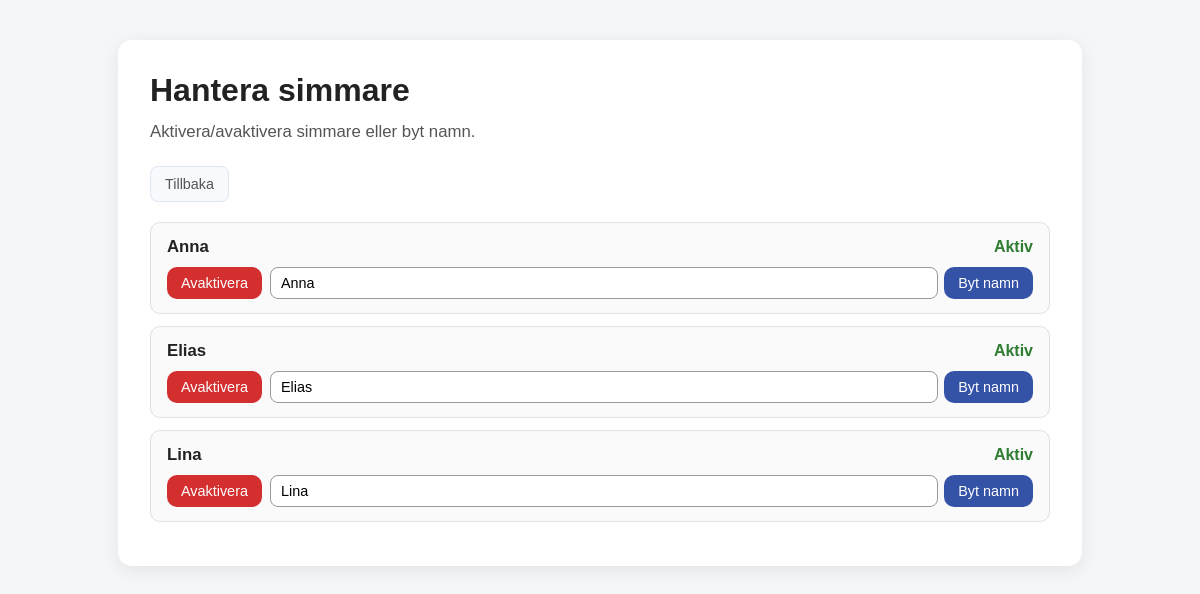
/manage-swimmers (signed in), run on an earlier commit of the app's database.
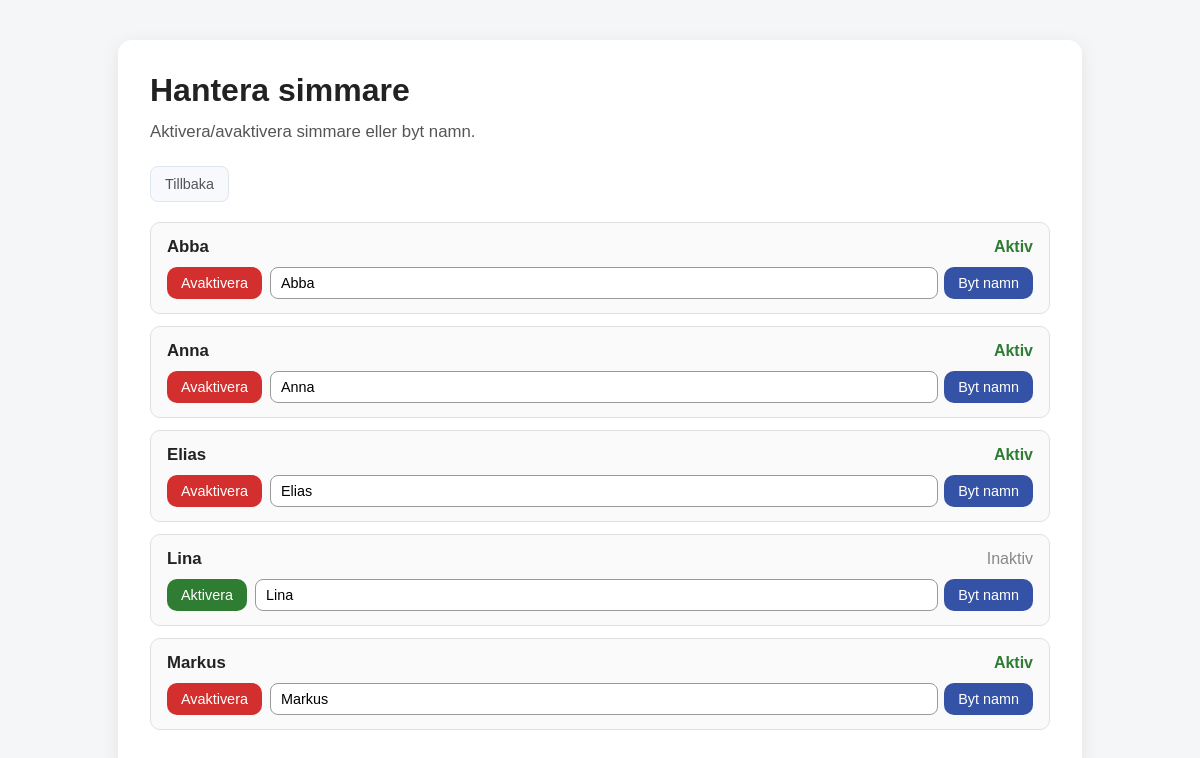
And on a later commit of the database.
### models.py (models this page shows, shortened)
class Swimmer(db.Model):
    id = db.Column(db.Integer, primary_key=True)
    name = db.Column(db.String(100), unique=True, nullable=False)
    is_active = db.Column(db.Boolean, nullable=False, default=True)
    results = db.relationship("KlockanResult", backref="swimmer", lazy=True)

### app.py (the view)
@app.route("/manage-swimmers")
@login_required
def manage_swimmers():
    swimmers = Swimmer.query.order_by(Swimmer.name).all()
    message = session.pop("manage_swimmer_message", "")
    return render_template("manage_swimmers.html", swimmers=swimmers, message=message)

### app.py (called while the page is built)
@login_manager.user_loader
def load_user(user_id):
    return User.query.get(int(user_id))

@app.context_processor
def inject_labels():
    return {
        "stroke_labels": STROKE_LABELS,
        "pool_length_labels": POOL_LENGTH_LABELS,
    }

### templates/manage_swimmers.html (shortened to what this page needs)
<!DOCTYPE html>
<html lang="sv">
<head>
    <link rel="stylesheet" href="{{ url_for('static', filename='style.css') }}">
</head>
<body>
    <div class="container">
        <h1>Hantera simmare</h1>
        <p class="page-subtitle">Aktivera/avaktivera simmare eller byt namn.</p>
        <a href="{{ url_for('manage_hub') }}" class="back-box">Tillbaka</a>
        {% if swimmers %}
            <ul class="swimmer-manage-list">
                {% for swimmer in swimmers %}
                    <li class="swimmer-manage-item">
                        <div class="swimmer-manage-header">
                            <span class="swimmer-manage-name">{{ swimmer.name }}</span>
                            {% if swimmer.is_active %}
                                <span class="status-active">Aktiv</span>
                            {% else %}
                                <span class="status-inactive">Inaktiv</span>
                            {% endif %}
                        </div>
                        <div class="swimmer-manage-actions">
                            <form method="POST" action="{{ url_for('toggle_swimmer_active') }}">
                                {% if swimmer.is_active %}
                                    <button type="submit" class="deactivate-button">Avaktivera</button>
                                {% else %}
                                    <button type="submit" class="activate-button">Aktivera</button>
                                {% endif %}
                            </form>
                            <form method="POST" action="{{ url_for('rename_swimmer') }}" class="rename-form" id="rename-form-{{ swimmer.id }}">
                                <input type="text" name="new_name" value="{{ swimmer.name }}" required
                                       id="new-name-{{ swimmer.id }}" data-current-name="{{ swimmer.name }}">
                                <button type="button" class="edit-button" onclick="showRenameConfirm({{ swimmer.id }})">Byt namn</button>
                            </form>
                        </div>
                    </li>
                {% endfor %}
            </ul>
        {% else %}
            <p>Inga simmare hittades. <a href="{{ url_for('add_swimmers') }}">Lägg till simmare</a> först.</p>
        {% endif %}
    </div>
</body>
</html>

What changed in the data, as far as the page shows it:
added Swimmer: name "Abba", is_active "Aktiv", new_name "Abba"
changed Swimmer "Lina": is_active "Aktiv Avaktivera" → "Inaktiv Aktivera"
added Swimmer: name "Markus", is_active "Aktiv", new_name "Markus"
